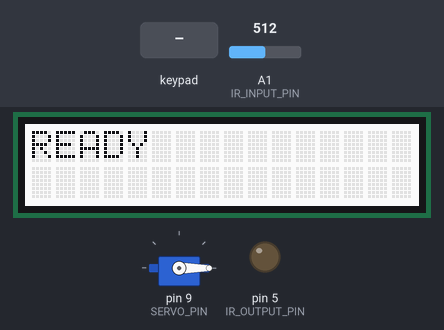
Bench run of a sketch on a simulated Arduino Uno, built with avr-gcc and run on an emulated ATmega328P. Shown: servo, 16×2 character LCD, output pins drawn as LEDs (lit = HIGH). The test bench sets the inputs (shaded band); at power-on: A1 (IR_INPUT_PIN) = 512.

Above: at 3.2 s.
3.3 s: key 'S' pressed
At 3.7 s:
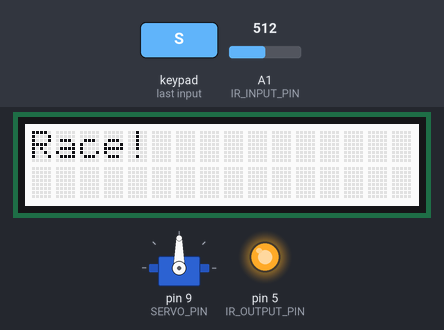
4.8 s: A1 (IR_INPUT_PIN) set to 981
6.3 s: A1 (IR_INPUT_PIN) set to 1006
At 7.4 s:
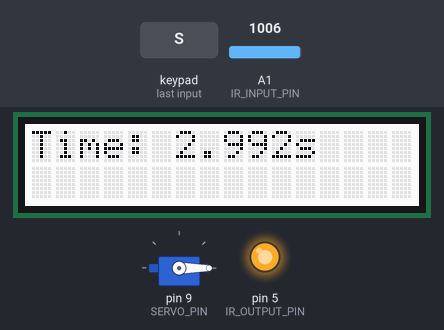
At 9.0 s:
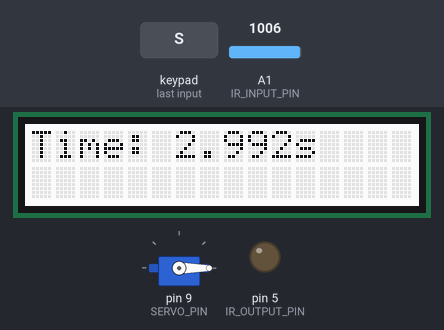
Timing chart, 0 to 10.5 s (numbered marks = the images above; inputs shaded):
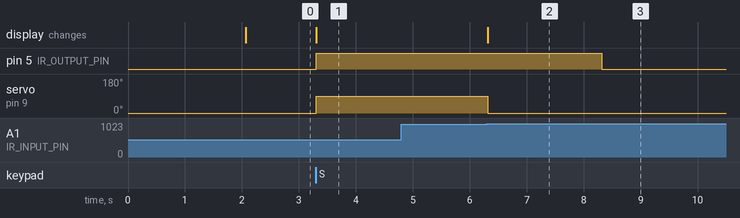

The sketch:

PinenerdDerby.ino
```cpp
// (licence header left out)
#include <Wire.h>
#include <Adafruit_MCP23017.h>
#include <Adafruit_RGBLCDShield.h>
#include <Servo.h>
#include "HardwareConfig.h"

#define WHITE 0x7 // For the LCD

Servo myservo;
Adafruit_RGBLCDShield lcd = Adafruit_RGBLCDShield();
uint8_t buttons;

void setup()
{
  // Setup IR pins
  pinMode(IR_OUTPUT_PIN, OUTPUT);
  pinMode(IR_INPUT_PIN, INPUT);

  // Setup servo acting as the starting gate
  myservo.attach(SERVO_PIN);
  myservo.write(0);
  delay(2000); // Can't call detach() before movement is finished
  myservo.detach(); // If left attached, the servo will 'twitch'

  // Setup the LCD
  lcd.begin(16, 2);
  lcd.setBacklight(WHITE);
  lcd.clear();
  lcd.setCursor(0, 0);
  lcd.print("READY");
}

void loop() {
  // Basically, just wait for a race to start, signaled by the 'select' button
  buttons = lcd.readButtons();
  if (buttons) {
    if (buttons & BUTTON_SELECT) {
      race();
    }
  }
}

void race() {
  // Error flag
  boolean error = false;

  // Update display
  lcd.clear();
  lcd.setCursor(0, 0);
  lcd.print("Race!");

  // Turn on the IR beam
  digitalWrite(IR_OUTPUT_PIN, HIGH);

  // Lower the gate
  myservo.attach(SERVO_PIN);
  myservo.write(GO_SERVO_POSITION);

  // Note the start time
  long start = millis();

  // Wait until the IR beam at the finish is broken
  while (analogRead(IR_INPUT_PIN) < IR_ANALOG_THRESHOLD) {
    // It's possible that the IR beam fails to register the finish..
    // so provide an out by checking for the left (back) button
    buttons = lcd.readButtons();
    if (buttons) {
      if (buttons & BUTTON_LEFT) {
        error = true;
        break;
      }
    }
  }

  if (!error) {
    // Figure out elapsed time in seconds
    long time = millis() - start;
    float timeSeconds = (float)time/1000;

    // Show the result
    lcd.clear();
    lcd.setCursor(0,0);
    lcd.print("Time: ");
    lcd.print(timeSeconds, 3);
    lcd.print("s");
  }
  else {
    lcd.clear();
    lcd.setCursor(0,0);
    lcd.print("Ready");
  }

  // Clean up, set the starting gate back up and turn off
  //  the IR beam
  myservo.write(STOP_SERVO_POSITION);
  delay(2000); // Can't detach until the movement is finished
  myservo.detach();
  digitalWrite(IR_OUTPUT_PIN, LOW);
}
```

HardwareConfig.h
```cpp
// (licence header left out)
// Pin number that controls the servo. Must be PWM
#define SERVO_PIN 9

// Stop and start position angles of the servo start gate
#define STOP_SERVO_POSITION 0
#define GO_SERVO_POSITION 90

// IR pins. The beam is turned on via a digital out so that
// it isn't always on
#define IR_OUTPUT_PIN 5
#define IR_INPUT_PIN A1

// The Analog reading threshold to signal a beam break. Found this experimentally
#define IR_ANALOG_THRESHOLD 995
```

Measured:
- the behaviour switches between 994 and 995 on A1 (IR_INPUT_PIN) (found by bisection; images 1 and 2)
- after the input at 3.3 s, pin 5 (IR_OUTPUT_PIN): LOW → HIGH at once; servo on pin 9 (SERVO_PIN): 0° → 90° at once; the display: changes at once (image 1)
- after the input at 4.8 s, every drawn part: stays the same
- after the input at 6.3 s, pin 5 (IR_OUTPUT_PIN): HIGH → LOW after 2.0 s; servo on pin 9 (SERVO_PIN): 90° → 0° at once; the display: changes at once (image 2)
